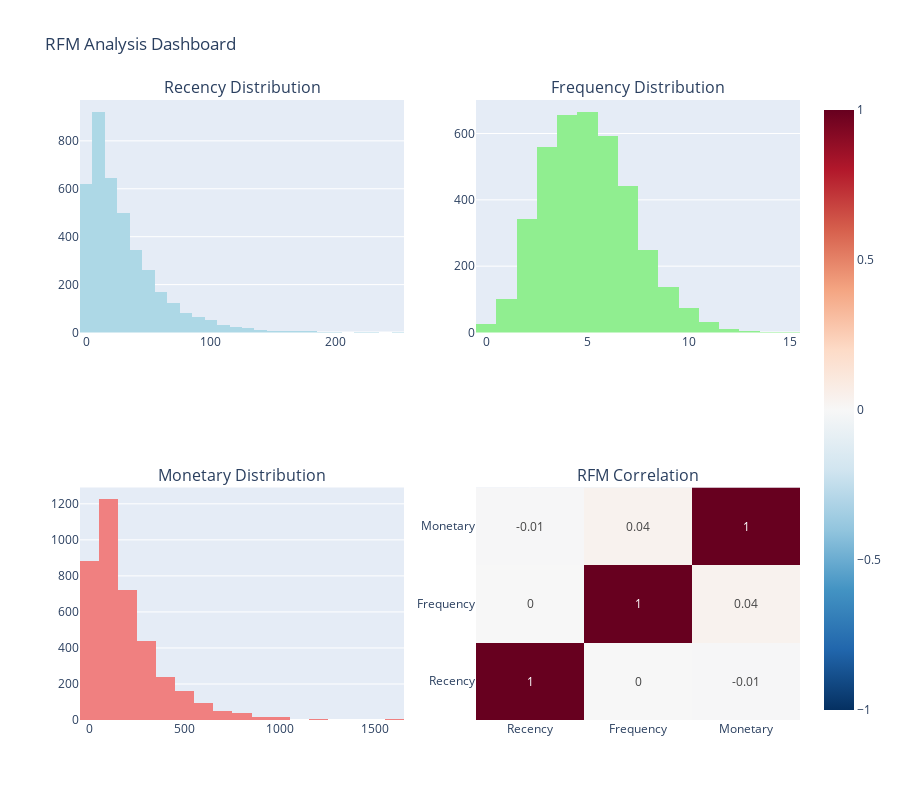

The notebook cell saved with this chart:
### Code cell
# RFM Distribution Analysis
fig = make_subplots(
    rows=2, cols=2,
    subplot_titles=['Recency Distribution', 'Frequency Distribution', 'Monetary Distribution', 'RFM Correlation'],
    specs=[[{'type': 'histogram'}, {'type': 'histogram'}],
           [{'type': 'histogram'}, {'type': 'heatmap'}]]
)

# Recency histogram
fig.add_trace(
    go.Histogram(x=rfm_df['Recency'], name='Recency', nbinsx=30, marker_color='lightblue'),
    row=1, col=1
)

# Frequency histogram
fig.add_trace(
    go.Histogram(x=rfm_df['Frequency'], name='Frequency', nbinsx=20, marker_color='lightgreen'),
    row=1, col=2
)

# Monetary histogram
fig.add_trace(
    go.Histogram(x=rfm_df['Monetary'], name='Monetary', nbinsx=30, marker_color='lightcoral'),
    row=2, col=1
)

# RFM correlation heatmap
rfm_corr = rfm_df[['Recency', 'Frequency', 'Monetary']].corr()
fig.add_trace(
    go.Heatmap(
        z=rfm_corr.values,
        x=rfm_corr.columns,
        y=rfm_corr.columns,
        colorscale='RdBu_r',
        zmid=0,
        text=np.round(rfm_corr.values, 2),
        texttemplate="%{text}",
        textfont={'size': 12}
    ),
    row=2, col=2
)

fig.update_layout(height=800, title_text="RFM Analysis Dashboard", showlegend=False)
fig.show()

### Figure 1 — Plotly figure (JSON) as saved in the notebook; plotly's stock layout.template omitted (floating-point values rounded to 4 significant figures; data arrays with more than 128 entries replaced by an {"elided": "..."} marker saying what was removed)
{"data": [{"marker": {"color": "lightblue"}, "name": "Recency", "nbinsx": 30, "type": "histogram", "x": {"elided": "3900 float values"}, "xaxis": "x", "yaxis": "y"}, {"marker": {"color": "lightgreen"}, "name": "Frequency", "nbinsx": 20, "type": "histogram", "x": {"elided": "3900 int values"}, "xaxis": "x2", "yaxis": "y2"}, {"marker": {"color": "lightcoral"}, "name": "Monetary", "nbinsx": 30, "type": "histogram", "x": {"elided": "3900 float values"}, "xaxis": "x3", "yaxis": "y3"}, {"colorscale": [[0, "rgb(5,48,97)"], [0.1, "rgb(33,102,172)"], [0.2, "rgb(67,147,195)"], [0.3, "rgb(146,197,222)"], [0.4, "rgb(209,229,240)"], [0.5, "rgb(247,247,247)"], [0.6, "rgb(253,219,199)"], [0.7, "rgb(244,165,130)"], [0.8, "rgb(214,96,77)"], [0.9, "rgb(178,24,43)"], [1, "rgb(103,0,31)"]], "text": [[1.0, -0.0, -0.01], [-0.0, 1.0, 0.04], [-0.01, 0.04, 1.0]], "textfont": {"size": 12}, "texttemplate": "%{text}", "type": "heatmap", "x": ["Recency", "Frequency", "Monetary"], "xaxis": "x4", "y": ["Recency", "Frequency", "Monetary"], "yaxis": "y4", "z": [[1.0, -1.042e-05, -0.005891], [-1.042e-05, 1.0, 0.03738], [-0.005891, 0.03738, 1.0]], "zmid": 0}], "layout": {"annotations": [{"font": {"size": 16}, "showarrow": false, "text": "Recency Distribution", "x": 0.225, "xanchor": "center", "xref": "paper", "y": 1, "yanchor": "bottom", "yref": "paper"}, {"font": {"size": 16}, "showarrow": false, "text": "Frequency Distribution", "x": 0.775, "xanchor": "center", "xref": "paper", "y": 1, "yanchor": "bottom", "yref": "paper"}, {"font": {"size": 16}, "showarrow": false, "text": "Monetary Distribution", "x": 0.225, "xanchor": "center", "xref": "paper", "y": 0.375, "yanchor": "bottom", "yref": "paper"}, {"font": {"size": 16}, "showarrow": false, "text": "RFM Correlation", "x": 0.775, "xanchor": "center", "xref": "paper", "y": 0.375, "yanchor": "bottom", "yref": "paper"}], "height": 800, "showlegend": false, "title": {"text": "RFM Analysis Dashboard"}, "xaxis": {"anchor": "y", "domain": [0, 0.45]}, "xaxis2": {"anchor": "y2", "domain": [0.55, 1]}, "xaxis3": {"anchor": "y3", "domain": [0, 0.45]}, "xaxis4": {"anchor": "y4", "domain": [0.55, 1]}, "yaxis": {"anchor": "x", "domain": [0.625, 1]}, "yaxis2": {"anchor": "x2", "domain": [0.625, 1]}, "yaxis3": {"anchor": "x3", "domain": [0, 0.375]}, "yaxis4": {"anchor": "x4", "domain": [0, 0.375]}}}
